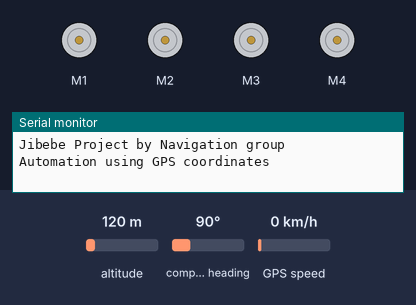
The sketch below on a simulated Arduino Mega 2560, built with avr-gcc and run on an emulated ATmega2560. Shown: 4 × DC motor (green arrow = forward, orange = backward, longer = faster), the last lines printed to the serial monitor. The inputs (shaded band) are chosen by the test bench; at power-on: altitude 120 m, compass heading 90°, GPS speed 0 km/h. The GPS gets a fix after 3 s at 37.7749, -122.4194 with 8 satellites.

Above: at 0.1 s.
At 3.1 s:
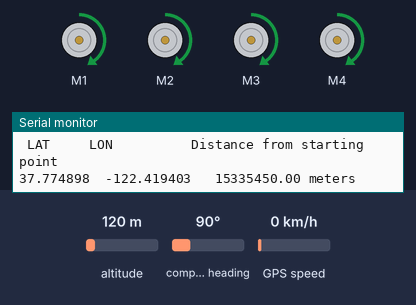
Timing chart, 0 to 4.6 s (numbered marks = the images above):
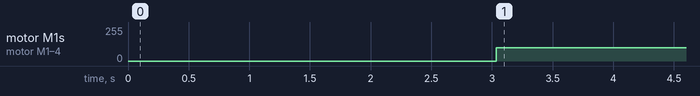

The sketch:

Final_code_2.ino
```cpp
#include <AFMotor.h>
#include <SoftwareSerial.h>
#include <TinyGPS.h>
#include <math.h>

// SoftwareSerial gpsSerial(2, 3);
TinyGPS gps;


AF_DCMotor motor1(1);
AF_DCMotor motor2(2);
AF_DCMotor motor3(3);
AF_DCMotor motor4(4);

// Define the GPS coordinates of the starting point
const float startLat = 0.0889;
const float startLng = 37.6544;

// Define the maximum distance from the starting point (in meters)
const float maxDistance = 20;
float flat, flon;
    unsigned long age;
     bool newData = false;
  unsigned long chars;
  unsigned short sentences, failed;
void setup() {
  Serial.begin(9600);
  Serial2.begin(9600);
  // gpsSerial.begin(9600);

  Serial.println("Jibebe Project by Navigation group ");
  Serial.println("Automation using GPS coordinates ");
  Serial.println();
}

void loop() {
  while (Serial2.available() > 0) {
    if (gps.encode(Serial2.read())) {
      float lat, lng;
      unsigned long fix_age;
      gps.f_get_position(&lat, &lng, &fix_age);

      // Calculate the distance between the current GPS coordinates and the starting point
      float distance = calculateDistance(startLat, startLng, lat, lng);

      // Control the robot based on the distance from the starting point
      if (distance >= maxDistance) {
        forward();
        // Move the robot forward
      } else {
        stop();
        // Stop the robot
      }
    gps.f_get_position(&flat, &flon, &age);
    Serial.print(" LAT  ");
    Serial.print("   LON  ");
    Serial.print("        Distance from starting point ");

    Serial.println();
    Serial.print(flat == TinyGPS::GPS_INVALID_F_ANGLE ? 0.0 : flat, 6);
    Serial.print("  ");
    Serial.print(flon == TinyGPS::GPS_INVALID_F_ANGLE ? 0.0 : flon, 6);
    Serial.print("   ");
    Serial.print(distance);
    Serial.print(" meters");
    Serial.println();
    Serial.println();
}

    }
  }


// Function to calculate the distance between two GPS coordinates using the Haversine formula
float calculateDistance(float lat1, float lng1, float lat2, float lng2) {
  const float R = 6371000; // Earth's radius in meters
  float dLat = (lat2 - lat1) * M_PI / 180;
  float dLng = (lng2 - lng1) * M_PI / 180;
  float a = sin(dLat/2) * sin(dLat/2) + cos(lat1 * M_PI / 180) * cos(lat2 * M_PI / 180) * sin(dLng/2) * sin(dLng/2);
  float c = 2 * atan2(sqrt(a), sqrt(1-a));
  return R * c;
}

void forward() {
  motor1.setSpeed(100);  //Define maximum velocity
  motor1.run(FORWARD);   //rotate the motor clockwise
  motor2.setSpeed(100);  //Define maximum velocity
  motor2.run(FORWARD);   //rotate the motor clockwise
  motor3.setSpeed(100);  //Define maximum velocity
  motor3.run(FORWARD);   //rotate the motor clockwise
  motor4.setSpeed(100);  //Define maximum velocity
  motor4.run(FORWARD);   //rotate the motor clockwise
}
void forwardleft() {
  motor1.setSpeed(100);  //Define maximum velocity
  motor1.run(FORWARD);   //rotate the motor clockwise
  motor2.setSpeed(170);  //Define maximum velocity
  motor2.run(BACKWARD);  //rotate the motor clockwise
  motor3.setSpeed(100);  //Define maximum velocity
  motor3.run(FORWARD);   //rotate the motor clockwise
  motor4.setSpeed(100);  //Define maximum velocity
  motor4.run(FORWARD);   //rotate the motor clockwise
}
void forwardright() {
  motor1.setSpeed(170);  //Define maximum velocity
  motor1.run(BACKWARD);  //rotate the motor clockwise
  motor2.setSpeed(100);  //Define maximum velocity
  motor2.run(FORWARD);   //rotate the motor clockwise
  motor3.setSpeed(100);  //Define maximum velocity
  motor3.run(FORWARD);   //rotate the motor clockwise
  motor4.setSpeed(100);  //Define maximum velocity
  motor4.run(FORWARD);   //rotate the motor clockwise
}
void back() {
  motor1.setSpeed(100);
  motor1.run(BACKWARD);  //rotate the motor counterclockwise
  motor2.setSpeed(100);
  motor2.run(BACKWARD);  //rotate the motor counterclockwise

  motor3.setSpeed(100);
  motor3.run(BACKWARD);  //rotate the motor counterclockwise
  motor4.setSpeed(100);
  motor4.run(BACKWARD);  //rotate the motor counterclockwise
}
void backright() {
  motor1.setSpeed(170);
  motor1.run(FORWARD);  //rotate the motor counterclockwise
  motor2.setSpeed(100);
  motor2.run(BACKWARD);  //rotate the motor counterclockwise

  motor3.setSpeed(100);
  motor3.run(BACKWARD);  //rotate the motor counterclockwise
  motor4.setSpeed(100);
  motor4.run(BACKWARD);  //rotate the motor counterclockwise
}
void backleft() {
  motor1.setSpeed(100);
  motor1.run(BACKWARD);  //rotate the motor counterclockwise
  motor2.setSpeed(170);
  motor2.run(FORWARD);  //rotate the motor counterclockwise

  motor3.setSpeed(100);
  motor3.run(BACKWARD);  //rotate the motor counterclockwise
  motor4.setSpeed(100);
  motor4.run(BACKWARD);  //rotate the motor counterclockwise
}
void left() {
  motor1.setSpeed(170);  //Define maximum velocity
  motor1.run(FORWARD);   //rotate the motor clockwise
  motor2.setSpeed(170);  //Define maximum velocity
  motor2.run(BACKWARD);  //rotate the motor counterclockwise

  motor3.setSpeed(170);  //Define maximum velocity
  motor3.run(FORWARD);   //rotate the motor clockwise
  motor4.setSpeed(170);  //Define maximum velocity
  motor4.run(BACKWARD);  //rotate the motor counterclockwise
}

void right() {
  motor1.setSpeed(170);  //Define maximum velocity
  motor1.run(BACKWARD);  //rotate the motor counterclockwise
  motor2.setSpeed(170);  //Define maximum velocity
  motor2.run(FORWARD);   //rotate the motor clockwise

  motor3.setSpeed(170);  //Define maximum velocity
  motor3.run(BACKWARD);  //turn motor1 off
  motor4.setSpeed(170);  //Define maximum velocity
  motor4.run(FORWARD);   //rotate the motor clockwise
}

void stop() {
  motor1.setSpeed(0);
  motor2.run(RELEASE);  //turn motor1 off
  motor2.setSpeed(0);
  motor2.run(RELEASE);  //turn motor2 off

  motor3.setSpeed(0);
  motor3.run(RELEASE);  //turn motor3 off
  motor4.setSpeed(0);
  motor4.run(RELEASE);  //turn motor4 off
}
```

Measured:
- by itself, motor M1–4: stopped → forward 100/255 at 3.0 s
